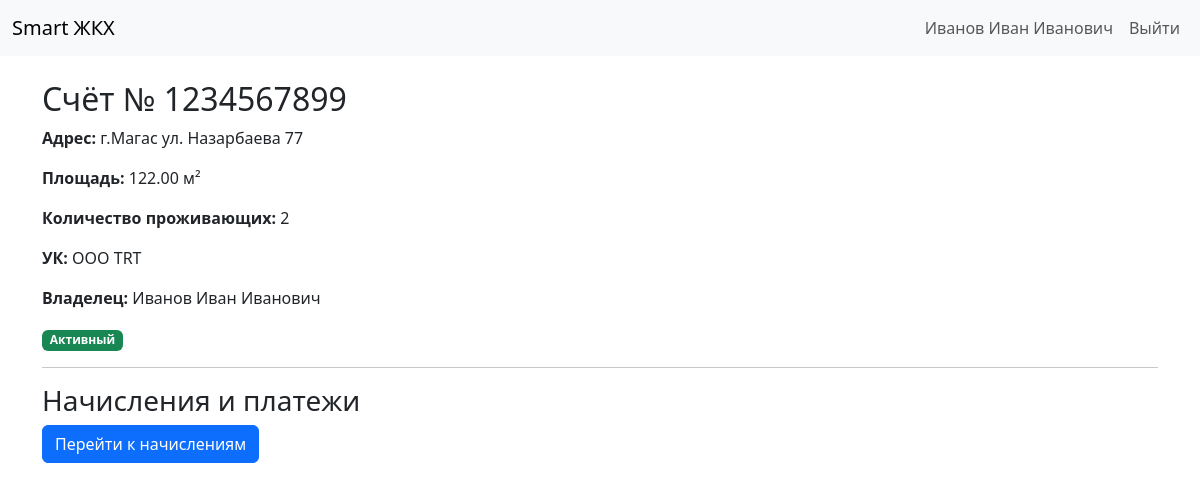
Screenshot of /accounts/1/ (signed in) with the database file from the repository.
### users/models.py (models this page shows, shortened)
class User(AbstractUser):
    full_name = models.CharField("ФИО", max_length=150)
    address = models.CharField("Адрес", max_length=250)

### accounts/models.py (models this page shows, shortened)
class Account(models.Model):
    user = models.ForeignKey(settings.AUTH_USER_MODEL, on_delete=models.CASCADE, related_name='accounts')
    number = models.CharField("Номер лицевого счета", max_length=10, unique=True, validators=[RegexValidator(r'^\d{10}$', message="Номер должен состоять из 10 цифр")])
    address = models.CharField("Адрес помещения", max_length=255)
    owner_full_name =models.CharField("ФИО владельца", max_length=150)
    area = models.DecimalField("Площадь (м²)", max_digits=7, decimal_places=2, validators=[MinValueValidator(0.01)])
    residents_count = models.PositiveIntegerField("Количество проживающих", validators=[MinValueValidator(1)])
    managing_company = models.CharField("Управляющая компания", max_length=150)
    is_active = models.BooleanField("Активный счет", default=False)

### accounts/html_views.py (the view)
# urls.py: path('<int:pk>/', account_views.AccountDetailView.as_view(), name='account-detail'),
class AccountDetailView(LoginRequiredMixin, DetailView):
    model = Account
    template_name = 'accounts/account_detail.html'
    context_object_name = 'account'
    def get_queryset(self):
        return Account.objects.filter(user=self.request.user)

### templates/accounts/account_detail.html
{% extends 'base.html' %}
{% block content %}
  <h2>Счёт № {{ account.number }}</h2>
  <p><strong>Адрес:</strong> {{ account.address }}</p>
  <p><strong>Площадь:</strong> {{ account.area }} м²</p>
  <p><strong>Количество проживающих:</strong> {{ account.residents_count }}</p>
  <p><strong>УК:</strong> {{ account.managing_company }}</p>
  <p><strong>Владелец:</strong> {{ account.owner_full_name }}</p>
  {% if account.is_active %}
    <span class="badge bg-success">Активный</span>
  {% endif %}
  <hr>
  <h3>Начисления и платежи</h3>
  <a href="{% url 'charge-list' %}?account={{ account.id }}" class="btn btn-primary">Перейти к начислениям</a>
{% endblock %}

### templates/base.html (shortened to what this page needs)
<!DOCTYPE html>
<html lang="ru">
<head>
    <link href="https://cdn.jsdelivr.net/npm/bootstrap@5.3.0/dist/css/bootstrap.min.css" rel="stylesheet">
</head>
<body>
    <nav class="navbar navbar-expand-lg navbar-light bg-light">
        <div class="container-fluid">
            <a class="navbar-brand" href="{% url 'dashboard' %}">Smart ЖКХ</a>
            <div class="collapse navbar-collapse">
                <ul class="navbar-nav ms-auto">
                    {% if user.is_authenticated %}
                        <li class="nav-item"><span class="nav-link">{{ user.full_name }}</span></li>
                        <li class="nav-item">
                            <form method="post" action="{% url 'logout' %}" style="display:inline;">
                                <button type="submit" class="btn btn-link nav-link">Выйти</button>
                            </form>
                        </li>
                    {% endif %}
                </ul>
            </div>
        </div>
    </nav>
    <div class="container mt-4">
        {% block content %}{% endblock %}
    </div>
</body>
</html>

### rows the page displays
User: full_name "Иванов Иван Иванович"
Account: number "1234567899", address "г.Магас ул. Назарбаева 77", area "122.00", residents_count "2", managing_company "ООО TRT", owner_full_name "Иванов Иван Иванович"
